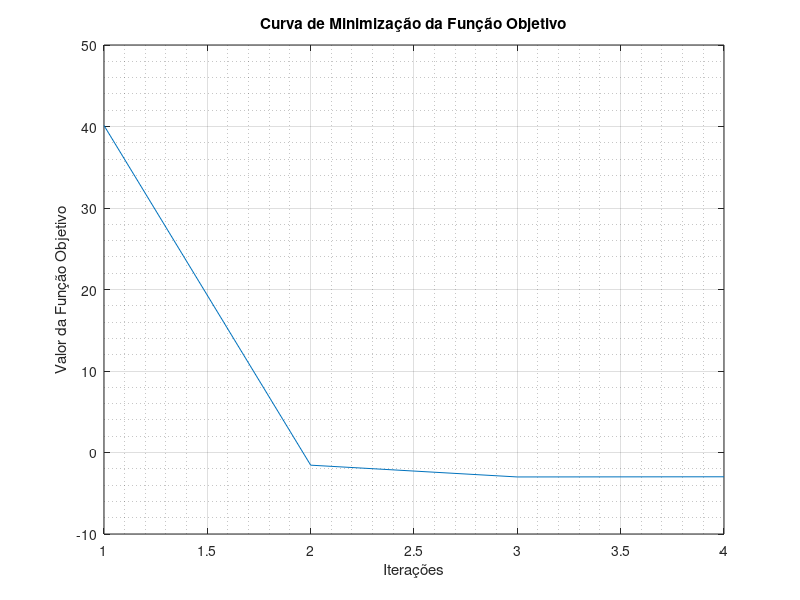

Recreate this plot in MATLAB.
clc
clear all
close all

% Rafael Pavan
% Exercício 1 - Parte A da Prova
% Disciplina - Otimização e Método de Pontos Interiores

% Método Primal Dual Barreira Logarítmica Previsor-Corretor Mehrotra

%% Inicializa dados do problema

A = [-1 1 1 0 0 0;-1 -1 0 1 0 0;1 0 0 0 1 0; 0 1 0 0 0 1];

b = [1 ; -1; 3; 2];

c = [4;-6;0;0;0;0];

Q = [4 0 0 0 0 0; 0 6 0 0 0 0; 0 0 0 0 0 0;0 0 0 0 0 0;0 0 0 0 0 0;0 0 0 0 0 0];

e = ones(1,6);

iteracoes=1;

maxi = 4;

Xk = zeros(6,6);
Sk = zeros(6,6);

%% Inicializa Ponto Inicial

xk = [2.75;0.75;1;1;1.5;1];

wk = [0;0;0;0];

sk = [0.5;0.5;0.5;0.5;0.5;0.5;];

xx = [xk];

%% Define Tolerâncias

episolon1 = 9.99e-2;
episolon2 = 9.99e-2;
episolon3 = 9.99e-2;


f_obj =[transpose(xk)*Q*xk+transpose(c)*xk];

%% Teste Inicial

display('Teste Inicial: x0>0?')

x0 = -inv(Q(1:2,1:2))*c(1:2);

if sum(x0>0)<length(x0)
    
    display('Solução do Teste Inicial Não Foi Factível')
else
    display('Solução do Teste Inicial Foi Factível')
end

display('Teste Inicial: A*x0-b = 0 ?')

if sum(A(1:2,1:2)*x0-b(1:2)==0)==length(x0)
    
    display('Solução do Teste Inicial Não Foi Factível')

else

    display('Solução do Teste Inicial Não Foi Factível')

end

display('____________________')


%% Algoritmo

while(iteracoes<maxi)
    
    for i=1:length(xk)
        
        Xk(i,i) = xk(i);
        
    end
    
    
    for i=1:length(sk)
        
        Sk(i,i) = sk(i);
        
    end
    
    
%% Cálculo de mik, uk, tk, vk, pk, thetak
    
    mik = transpose(xk)*sk/length(sk); 

    if iteracoes == 1
         
         mik = 1;
         
    end
        
    tk =  b - A*xk;
    
    uk = Q*xk + c - transpose(A)*wk-sk;
    
    vk = mik*(transpose(e)) - Xk*Sk*transpose(e);
    
    pk = inv(Xk)*vk;
    
    thetak = inv(Q+inv(Xk)*Sk);
    
%% Teste de Otimalidade

   if mik < episolon1 & norm(tk)/(norm(b)+1) < episolon2 & norm(uk)/(norm(Q*xk+c)+1) < episolon3
        
        display('Solução Ótima Encontrada')
        
        break
        
   end
        
%% Passo Previsor    (mik=0)
    
 
    dwk_p = inv(A*thetak*transpose(A))*(tk + A*thetak*(uk));
    
    dxk_p = thetak*(transpose(A)*dwk_p-uk);
    
    dsk_p = -inv(Xk)*Sk*dxk_p;
    
       
    alfa = 0.9995;
   
    
    betap1 = min([1;-alfa*xk(dxk_p<0)./dxk_p(dxk_p<0)]);
    
    betad = min([1;-alfa*sk(dsk_p<0)./dsk_p(dsk_p<0)]);
 
    betaq = -transpose(dxk_p)*(Q*xk+c)/(transpose(dxk_p)*Q*dxk_p);
    
    betap=betap1;
    
    if betaq>0

        betap = min(betap1,betaq);
    
    end
       
   
    xk = xk + betap*dxk_p;
    wk = wk + betad*dwk_p;
    sk = sk + betad*dsk_p; 
      
%% Passo Corretor    

    mik_p = transpose(xk)*sk/length(sk);
    
    Dsk_p = zeros(length(dsk_p),length(dsk_p));
    
    Dxk_p = zeros(length(dxk_p),length(dxk_p));
    
    for i=1:length(dxk_p)
        
        Dxk_p(i,i) = dxk_p(i);
        
    end
    
    
    for i=1:length(dsk_p)
        
        Dsk_p(i,i) = dsk_p(i);
        
    end
    
   
    vk_c = mik_p*transpose(e) - Xk*Sk*transpose(e) - Dxk_p*Dsk_p*transpose(e);
   
    pk=inv(Xk)*vk_c;
    
    dwk = inv(A*thetak*transpose(A))*(tk + A*thetak*(uk-pk));
        
    dxk = thetak*(transpose(A)*dwk-uk+pk);
    
    dsk = inv(Xk)*(vk_c-Sk*dxk);
    
    alfa = 0.9995;
    
    betap1 = min([1;-alfa*xk(dxk<0)./dxk(dxk<0)]);
    
    betad = min([1;-alfa*sk(dsk<0)./dsk(dsk<0)]);
        
    betaq = -transpose(dxk)*(Q*xk+c)/(transpose(dxk)*Q*dxk);
   
    betap=betap1;
    
    if betaq>0
    
        betap = min(betap1,betaq);
    
    end
    
    
    
    % Teste de Otimalidade e Ilimitariedade
    
    if sum(tk==0) == length(tk) & sum(dxk>0)==length(dxk) & transpose(c)*dxk<0
        
        display('Problema Ilimitado')
        break 
    
    end
    
    if uk <= 0.09 & dsk>0 & transpose(b)*dwk>0

        display('Solução Ótima Encontrada')
        break 
    end
    

    
    % Atualização das Variáveis
    
   
    xk = xk + betap*dxk;
    wk = wk + betad*dwk;
    sk = sk + betad*dsk; 
    
    xx = [xx,xk];

    iteracoes = iteracoes + 1;
    
    f_obj = [f_obj,transpose(xk(1:2))*Q(1:2,1:2)*xk(1:2)/2+transpose(c(1:2))*xk(1:2)];
    
    
end

figure

plot(f_obj)
title('Curva de Minimização da Função Objetivo')
xlabel('Iterações')
ylabel('Valor da Função Objetivo')
grid on
grid minor

display(['Iteração Final: ' num2str(iteracoes-1)])

display(['Norma do Resíduo Primal tk: ' num2str(norm(tk))])

display(['Norma do Resíduo Dual uk: ' num2str(norm(uk))])

display(['Norma do Resíduo de Complementaridade vk: ' num2str(max(abs(vk)))])

display(['Valor final do parâmetro de barreira: ' num2str(mik)])

display(['Valor da Função Objetivo: ' num2str(f_obj(iteracoes))])

display('Solução Primal:')
display(xk)
    
display('Solução Dual:')
display(sk)
display(wk)
